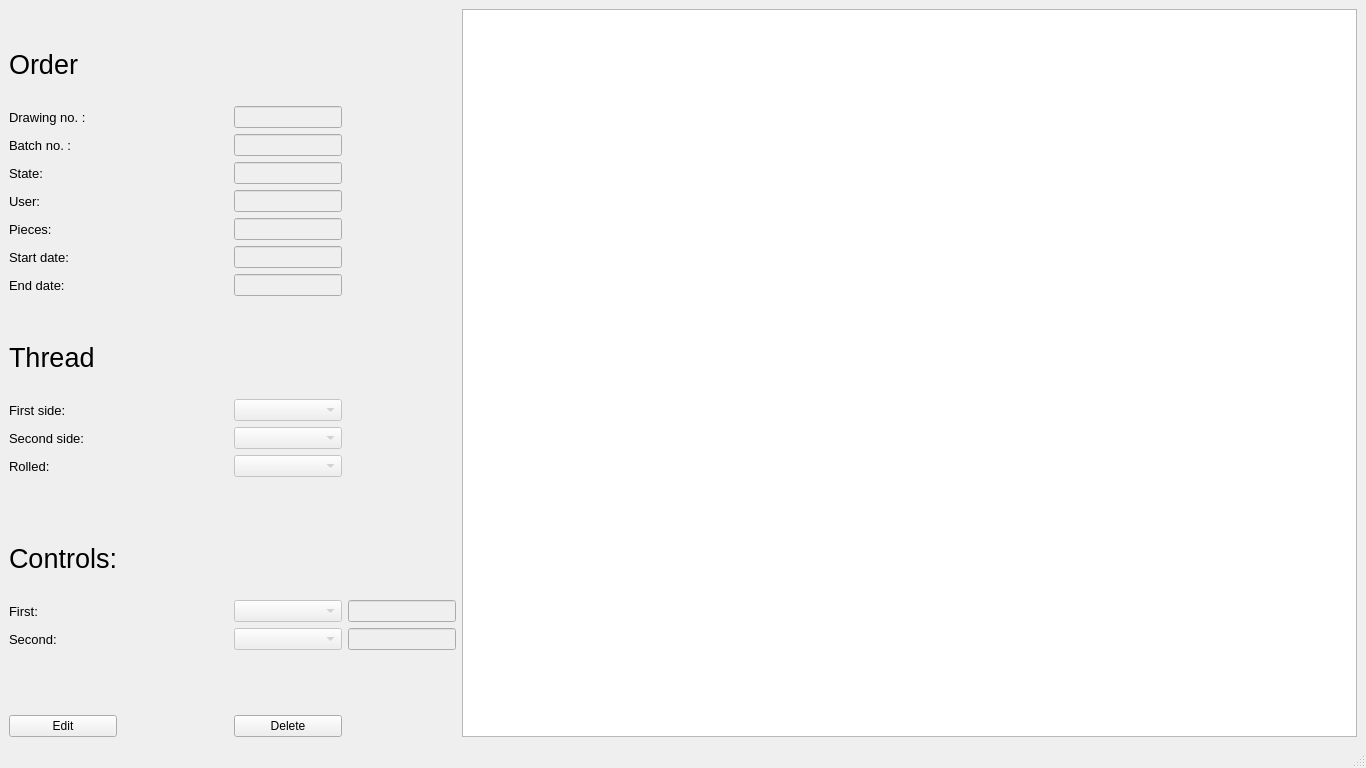
<?xml version="1.0" encoding="UTF-8"?>
<ui version="4.0">
 <class>ItemTab</class>
 <widget class="QMainWindow" name="ItemTab">
  <property name="geometry">
   <rect>
    <x>0</x>
    <y>0</y>
    <width>1366</width>
    <height>768</height>
   </rect>
  </property>
  <property name="windowTitle">
   <string>Order card</string>
  </property>
  <widget class="QWidget" name="centralwidget">
   <layout class="QHBoxLayout" name="horizontalLayout" stretch="1,2">
    <item>
     <layout class="QGridLayout" name="gridLayout">
      <item row="25" column="2">
       <widget class="QPushButton" name="delete_2">
        <property name="text">
         <string>Delete</string>
        </property>
       </widget>
      </item>
      <item row="25" column="0">
       <widget class="QPushButton" name="edit">
        <property name="text">
         <string>Edit</string>
        </property>
       </widget>
      </item>
      <item row="16" column="0">
       <widget class="QLabel" name="label_6">
        <property name="font">
         <font>
          <pointsize>10</pointsize>
         </font>
        </property>
        <property name="text">
         <string>First side:</string>
        </property>
       </widget>
      </item>
      <item row="7" column="2">
       <widget class="QLineEdit" name="batch_edit">
        <property name="enabled">
         <bool>false</bool>
        </property>
        <property name="readOnly">
         <bool>false</bool>
        </property>
       </widget>
      </item>
      <item row="17" column="0">
       <widget class="QLabel" name="label_7">
        <property name="font">
         <font>
          <pointsize>10</pointsize>
         </font>
        </property>
        <property name="text">
         <string>Second side:</string>
        </property>
       </widget>
      </item>
      <item row="8" column="2">
       <widget class="QLineEdit" name="state_edit">
        <property name="enabled">
         <bool>false</bool>
        </property>
        <property name="readOnly">
         <bool>false</bool>
        </property>
       </widget>
      </item>
      <item row="12" column="2">
       <widget class="QLineEdit" name="date_to_edit">
        <property name="enabled">
         <bool>false</bool>
        </property>
        <property name="readOnly">
         <bool>false</bool>
        </property>
       </widget>
      </item>
      <item row="11" column="2">
       <widget class="QLineEdit" name="date_from_edit">
        <property name="enabled">
         <bool>false</bool>
        </property>
        <property name="readOnly">
         <bool>false</bool>
        </property>
       </widget>
      </item>
      <item row="3" column="0" colspan="4">
       <widget class="QLabel" name="label_4">
        <property name="font">
         <font>
          <pointsize>20</pointsize>
         </font>
        </property>
        <property name="text">
         <string>Order</string>
        </property>
       </widget>
      </item>
      <item row="8" column="0">
       <widget class="QLabel" name="item">
        <property name="font">
         <font>
          <pointsize>10</pointsize>
         </font>
        </property>
        <property name="text">
         <string>State:</string>
        </property>
       </widget>
      </item>
      <item row="5" column="3">
       <spacer name="horizontalSpacer_2">
        <property name="orientation">
         <enum>Qt::Horizontal</enum>
        </property>
        <property name="sizeHint" stdset="0">
         <size>
          <width>40</width>
          <height>20</height>
         </size>
        </property>
       </spacer>
      </item>
      <item row="19" column="0">
       <spacer name="verticalSpacer">
        <property name="orientation">
         <enum>Qt::Vertical</enum>
        </property>
        <property name="sizeHint" stdset="0">
         <size>
          <width>20</width>
          <height>40</height>
         </size>
        </property>
       </spacer>
      </item>
      <item row="5" column="1">
       <spacer name="horizontalSpacer">
        <property name="orientation">
         <enum>Qt::Horizontal</enum>
        </property>
        <property name="sizeHint" stdset="0">
         <size>
          <width>40</width>
          <height>20</height>
         </size>
        </property>
       </spacer>
      </item>
      <item row="1" column="0">
       <spacer name="verticalSpacer_2">
        <property name="orientation">
         <enum>Qt::Vertical</enum>
        </property>
        <property name="sizeType">
         <enum>QSizePolicy::Preferred</enum>
        </property>
        <property name="sizeHint" stdset="0">
         <size>
          <width>20</width>
          <height>40</height>
         </size>
        </property>
       </spacer>
      </item>
      <item row="12" column="0">
       <widget class="QLabel" name="label_3">
        <property name="font">
         <font>
          <pointsize>10</pointsize>
         </font>
        </property>
        <property name="text">
         <string>End date:</string>
        </property>
       </widget>
      </item>
      <item row="7" column="0">
       <widget class="QLabel" name="id">
        <property name="font">
         <font>
          <pointsize>10</pointsize>
         </font>
        </property>
        <property name="text">
         <string>Batch no. :</string>
        </property>
       </widget>
      </item>
      <item row="4" column="0">
       <spacer name="verticalSpacer_3">
        <property name="orientation">
         <enum>Qt::Vertical</enum>
        </property>
        <property name="sizeType">
         <enum>QSizePolicy::Preferred</enum>
        </property>
        <property name="sizeHint" stdset="0">
         <size>
          <width>20</width>
          <height>20</height>
         </size>
        </property>
       </spacer>
      </item>
      <item row="11" column="0">
       <widget class="QLabel" name="label_2">
        <property name="font">
         <font>
          <pointsize>10</pointsize>
         </font>
        </property>
        <property name="text">
         <string>Start date:</string>
        </property>
       </widget>
      </item>
      <item row="13" column="0">
       <spacer name="verticalSpacer_4">
        <property name="orientation">
         <enum>Qt::Vertical</enum>
        </property>
        <property name="sizeType">
         <enum>QSizePolicy::Preferred</enum>
        </property>
        <property name="sizeHint" stdset="0">
         <size>
          <width>20</width>
          <height>40</height>
         </size>
        </property>
       </spacer>
      </item>
      <item row="5" column="0">
       <widget class="QLabel" name="name">
        <property name="font">
         <font>
          <pointsize>10</pointsize>
         </font>
        </property>
        <property name="text">
         <string>Drawing no. :</string>
        </property>
       </widget>
      </item>
      <item row="9" column="0">
       <widget class="QLabel" name="label">
        <property name="font">
         <font>
          <pointsize>10</pointsize>
         </font>
        </property>
        <property name="text">
         <string>User:</string>
        </property>
       </widget>
      </item>
      <item row="5" column="2">
       <widget class="QLineEdit" name="number_edit">
        <property name="enabled">
         <bool>false</bool>
        </property>
        <property name="readOnly">
         <bool>false</bool>
        </property>
       </widget>
      </item>
      <item row="14" column="0" colspan="4">
       <widget class="QLabel" name="label_5">
        <property name="font">
         <font>
          <pointsize>20</pointsize>
         </font>
        </property>
        <property name="text">
         <string>Thread</string>
        </property>
       </widget>
      </item>
      <item row="15" column="0">
       <spacer name="verticalSpacer_5">
        <property name="orientation">
         <enum>Qt::Vertical</enum>
        </property>
        <property name="sizeType">
         <enum>QSizePolicy::Preferred</enum>
        </property>
        <property name="sizeHint" stdset="0">
         <size>
          <width>20</width>
          <height>20</height>
         </size>
        </property>
       </spacer>
      </item>
      <item row="9" column="2">
       <widget class="QLineEdit" name="user_edit">
        <property name="enabled">
         <bool>false</bool>
        </property>
        <property name="readOnly">
         <bool>false</bool>
        </property>
       </widget>
      </item>
      <item row="18" column="0">
       <widget class="QLabel" name="label_8">
        <property name="font">
         <font>
          <pointsize>10</pointsize>
         </font>
        </property>
        <property name="text">
         <string>Rolled:</string>
        </property>
       </widget>
      </item>
      <item row="17" column="2">
       <widget class="QComboBox" name="thread_right_edit">
        <property name="enabled">
         <bool>false</bool>
        </property>
        <property name="editable">
         <bool>false</bool>
        </property>
       </widget>
      </item>
      <item row="18" column="2">
       <widget class="QComboBox" name="thread_current_edit">
        <property name="enabled">
         <bool>false</bool>
        </property>
        <property name="editable">
         <bool>false</bool>
        </property>
       </widget>
      </item>
      <item row="10" column="0">
       <widget class="QLabel" name="label_9">
        <property name="font">
         <font>
          <pointsize>10</pointsize>
         </font>
        </property>
        <property name="text">
         <string>Pieces: </string>
        </property>
       </widget>
      </item>
      <item row="10" column="2">
       <widget class="QLineEdit" name="numberof">
        <property name="enabled">
         <bool>false</bool>
        </property>
        <property name="readOnly">
         <bool>false</bool>
        </property>
       </widget>
      </item>
      <item row="16" column="2">
       <widget class="QComboBox" name="thread_left_edit">
        <property name="enabled">
         <bool>false</bool>
        </property>
        <property name="editable">
         <bool>false</bool>
        </property>
       </widget>
      </item>
      <item row="22" column="2">
       <widget class="QComboBox" name="first_control">
        <property name="enabled">
         <bool>false</bool>
        </property>
        <property name="editable">
         <bool>false</bool>
        </property>
       </widget>
      </item>
      <item row="24" column="0">
       <spacer name="verticalSpacer_6">
        <property name="orientation">
         <enum>Qt::Vertical</enum>
        </property>
        <property name="sizeHint" stdset="0">
         <size>
          <width>20</width>
          <height>40</height>
         </size>
        </property>
       </spacer>
      </item>
      <item row="20" column="0">
       <widget class="QLabel" name="label_10">
        <property name="font">
         <font>
          <pointsize>20</pointsize>
         </font>
        </property>
        <property name="text">
         <string>Controls:</string>
        </property>
       </widget>
      </item>
      <item row="22" column="0">
       <widget class="QLabel" name="label_11">
        <property name="font">
         <font>
          <pointsize>10</pointsize>
         </font>
        </property>
        <property name="text">
         <string>First:</string>
        </property>
       </widget>
      </item>
      <item row="23" column="0">
       <widget class="QLabel" name="label_12">
        <property name="font">
         <font>
          <pointsize>10</pointsize>
         </font>
        </property>
        <property name="text">
         <string>Second:</string>
        </property>
       </widget>
      </item>
      <item row="23" column="2">
       <widget class="QComboBox" name="second_control">
        <property name="enabled">
         <bool>false</bool>
        </property>
        <property name="editable">
         <bool>false</bool>
        </property>
       </widget>
      </item>
      <item row="23" column="3">
       <widget class="QLineEdit" name="reason_second">
        <property name="enabled">
         <bool>false</bool>
        </property>
        <property name="readOnly">
         <bool>false</bool>
        </property>
       </widget>
      </item>
      <item row="22" column="3">
       <widget class="QLineEdit" name="reason_first">
        <property name="enabled">
         <bool>false</bool>
        </property>
        <property name="readOnly">
         <bool>false</bool>
        </property>
       </widget>
      </item>
      <item row="21" column="0">
       <spacer name="verticalSpacer_7">
        <property name="orientation">
         <enum>Qt::Vertical</enum>
        </property>
        <property name="sizeType">
         <enum>QSizePolicy::Preferred</enum>
        </property>
        <property name="sizeHint" stdset="0">
         <size>
          <width>20</width>
          <height>20</height>
         </size>
        </property>
       </spacer>
      </item>
     </layout>
    </item>
    <item>
     <widget class="QTableView" name="tableView">
      <property name="focusPolicy">
       <enum>Qt::NoFocus</enum>
      </property>
     </widget>
    </item>
   </layout>
  </widget>
  <widget class="QMenuBar" name="menubar">
   <property name="geometry">
    <rect>
     <x>0</x>
     <y>0</y>
     <width>1366</width>
     <height>22</height>
    </rect>
   </property>
  </widget>
  <widget class="QStatusBar" name="statusbar"/>
 </widget>
 <resources/>
 <connections/>
</ui>
